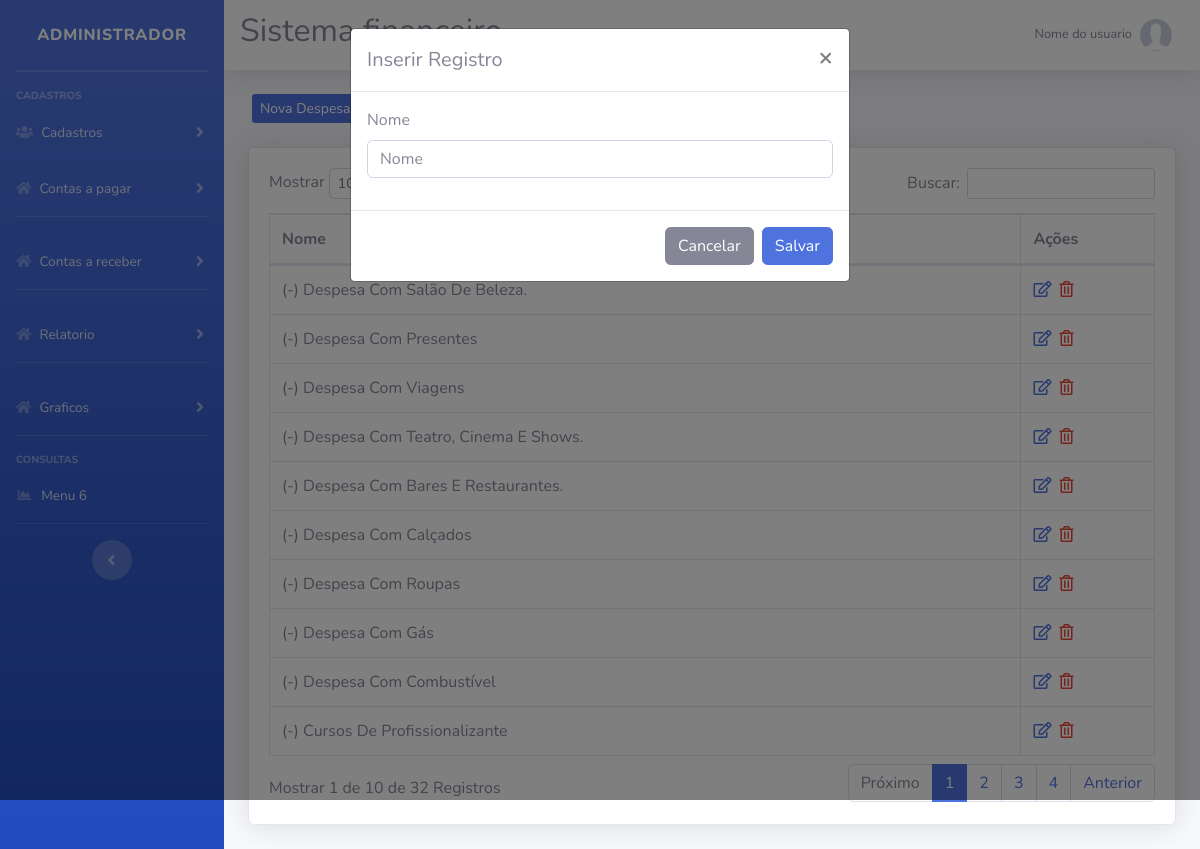
The app's page /sistema/index.php?pag=Despesa&funcao=novo with its own data.
### tables this page shows
CREATE TABLE `despesa` (
  `id` int(11) NOT NULL,
  `nome` varchar(50) NOT NULL,
  `tipo` varchar(10) NOT NULL
);

### sistema/despesa.php (the view, shortened to what this page needs)
<?php
$pag = "Despesa";
require_once("../config/conexao.php");
?>
<div class="row mt-4 mb-4">
    <a type="button" class="btn-primary btn-sm ml-3 d-none d-md-block" href="index.php?pag=<?php echo $pag ?>&funcao=novo">Nova Despesa</a>
</div>
<div class="card shadow mb-4">
    <div class="card-body">
        <div class="table-responsive">
            <table class="table table-bordered" id="dataTable" width="100%" cellspacing="0">
                <thead>
                    <tr>
                        <th width="85%" align="left">Nome</th>
                        <th>Ações</th>
                    </tr>
                </thead>
                <tbody>
                   <?php
                   $query = $pdo->query("SELECT * FROM despesa order by id desc ");
                   $res = $query->fetchAll(PDO::FETCH_ASSOC);
                   for ($i=0; $i < count($res); $i++) {
                      $nome = $res[$i]['nome'];
                      $id = $res[$i]['id'];
                      ?>
                    <tr>
                        <td><?php echo $nome ?></td>
                        <td>
                             <a href="index.php?pag=<?php echo $pag ?>&funcao=editar&id=<?php echo $id ?>" class='text-primary mr-1' title='Editar Dados'><i class='far fa-edit'></i></a>
                            <a href="index.php?pag=<?php echo $pag ?>&funcao=excluir&id=<?php echo $id ?>" class='text-danger mr-1' title='Excluir Registro'><i class='far fa-trash-alt'></i></a>
                        </td>
                    </tr>
<?php } ?>
                </tbody>
            </table>
        </div>
    </div>
</div>
<div class="modal fade" id="modalDados" tabindex="-1" role="dialog" aria-labelledby="exampleModalLabel" aria-hidden="true">
    <div class="modal-dialog" role="document">
        <div class="modal-content">
            <div class="modal-header">
                <?php
                if (@$_GET['funcao'] == 'editar') {
                    $titulo = "Editar Registro";
                    $id2 = $_GET['id'];
                    $query = $pdo->query("SELECT * FROM despesa where id = '" . $id2 . "' ");
                    $res = $query->fetchAll(PDO::FETCH_ASSOC);
                    $nome2 = $res[0]['nome'];
                } else {
                    $titulo = "Inserir Registro";
                }
                ?>
                <h5 class="modal-title" id="exampleModalLabel"><?php echo $titulo ?></h5>
                <button type="button" class="close" data-dismiss="modal" aria-label="Close">
                    <span aria-hidden="true">&times;</span>
                </button>
            </div>
            <form id="form" method="POST">
                <div class="modal-body">
                    <div class="form-group">
                        <label >Nome</label>
                        <input value="<?php echo @$nome2 ?>" type="text" class="form-control" id="nome_despesa" name="nome_despesa" placeholder="Nome">
                    </div>
                </div>
                <div class="modal-footer">
                    <button type="button" id="btn-fechar" class="btn btn-secondary" data-dismiss="modal">Cancelar</button>
                    <button type="submit" name="btn-salvar" id="btn-salvar" class="btn btn-primary">Salvar</button>
                </div>
            </form>
        </div>
    </div>
</div>

### records on screen
despesa: nome "(-) Despesa Com Salão De Beleza."
despesa: nome "(-) Despesa Com Presentes"
despesa: nome "(-) Despesa Com Viagens"
despesa: nome "(-) Despesa Com Teatro, Cinema E Shows."
despesa: nome "(-) Despesa Com Bares E Restaurantes."
despesa: nome "(-) Despesa Com Calçados"
despesa: nome "(-) Despesa Com Roupas"
despesa: nome "(-) Despesa Com Gás"
despesa: nome "(-) Despesa Com Combustível"
despesa: nome "(-) Cursos De Profissionalizante"

### other values on screen
$titulo "Inserir Registro"
